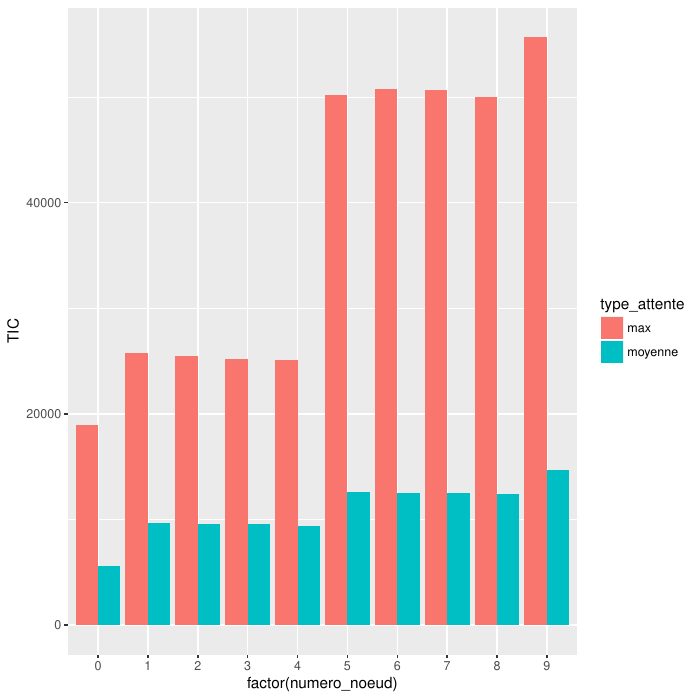

Write R code to recreate this figure.
library(ggplot2)
options(device=pdf)

#Active la création de fichier PDF lorsqu'un plot est executé

#Stocke une liste avec tout les fichers CSV du dossier
fichiers = list.files(pattern="*.csv")
pdf("attente.pdf")

#Pour chaque fichier CSV, on cree un graphique
for (fichier in fichiers)
{
	donnees = print(read.csv(fichier))
	print(donnees)

	#Créé des 'Grouped Bar Plot'
	p <- ggplot(donnees, main ="Test 1", aes(factor(numero_noeud), TIC, fill = type_attente) ) +
	geom_bar(stat="identity", position = "dodge")

	#Sauvegarde le plot dans le fichier PDF
	print(p)
}

dev.off()
q(save="no")
